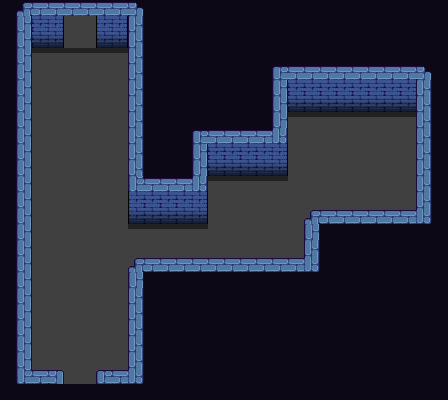

Tiled map render using the project's own tile images. Description and the map definition, with tile-layer contents summarised, below:
An orthogonal 28x25 tile map with 16x16 px tiles, 2 tile layers (Base, Ground), 1 hidden layer not drawn, 3 tilesets and 7 objects (2x Mob, Entrance, Mob Door, Trigger 1, Color Blocker, ...).

<map version="1.9" tiledversion="1.9.0" orientation="orthogonal" renderorder="right-down" width="28" height="25" tilewidth="16" tileheight="16" infinite="0" nextlayerid="7" nextobjectid="17">
 <properties>
  <property name="Dungeon" value="Forest" />
  <property name="MapType" value="Forest" />
  <property name="Mobs" value="2-2" />
 </properties>
 <tileset firstgid="1" source="../Tilesets/stock_dungeon_walls.tsx" />
 <tileset firstgid="369" source="../Tilesets/stock_dungeon_floor.tsx" />
 <tileset firstgid="707" source="../Tilesets/stock_dungeon_stairs.tsx" />
 <layer id="1" name="Base" width="28" height="25">
  <data>[700 cells, 674 non-empty, 2 distinct tile ids]</data>
 </layer>
 <layer id="2" name="Ground" width="28" height="25">
  <data>[700 cells, 176 non-empty, 20 distinct tile ids]</data>
 </layer>
 <layer id="3" name="Upper" width="28" height="25" visible="0">
  <data>[700 cells, 0 non-empty, 0 distinct tile ids]</data>
 </layer>
 <objectgroup id="4" name="Travel">
  <object id="8" name="Entrance" x="64" y="380" width="32" height="4">
   <properties>
    <property name="EntranceDir" value="Up" />
    <property name="Map" value="mapDungeon_Forest_Entrance" />
   </properties>
  </object>
 </objectgroup>
 <objectgroup id="5" name="MapObject">
  <object id="7" name="Mob Door" x="64" y="32" width="32" height="16">
   <properties>
    <property name="ObjectID" type="int" value="74" />
   </properties>
  </object>
  <object id="11" name="Mob" x="48" y="96" width="64" height="64">
   <properties>
    <property name="MobID" value="32-C/33-C" />
   </properties>
  </object>
  <object id="12" name="Mob" x="320" y="128" width="64" height="64">
   <properties>
    <property name="MobID" value="32-C/33-C" />
   </properties>
  </object>
  <object id="13" name="Trigger 1" x="208" y="176" width="16" height="16">
   <properties>
    <property name="MatchTrigger" value="" />
    <property name="ObjectID" type="int" value="75" />
    <property name="OutTrigger" value="Dungeon_1" />
    <property name="TriggerNumber" type="int" value="1" />
   </properties>
  </object>
  <object id="15" name="Color Blocker" x="32" y="208" width="96" height="16">
   <properties>
    <property name="ObjectID" type="int" value="67" />
   </properties>
  </object>
  <object id="16" name="Color Switch" x="400" y="112" width="16" height="16">
   <properties>
    <property name="ObjectID" type="int" value="68" />
   </properties>
  </object>
 </objectgroup>
 <objectgroup id="6" name="Character" />
</map>
